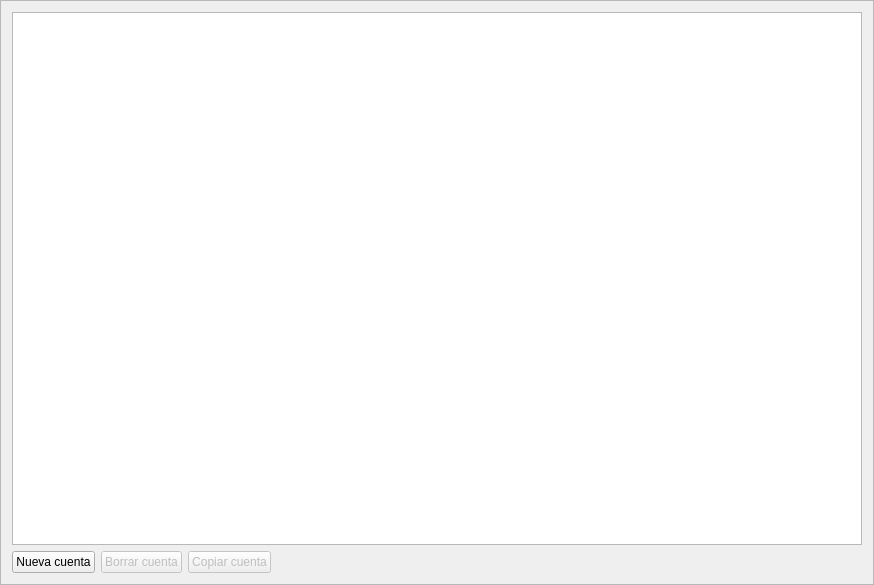
<?xml version="1.0" encoding="UTF-8"?>
<ui version="4.0">
 <class>AddressBookFrame</class>
 <widget class="QFrame" name="AddressBookFrame">
  <property name="geometry">
   <rect>
    <x>0</x>
    <y>0</y>
    <width>874</width>
    <height>585</height>
   </rect>
  </property>
  <property name="windowTitle">
   <string>Frame</string>
  </property>
  <property name="frameShape">
   <enum>QFrame::StyledPanel</enum>
  </property>
  <property name="frameShadow">
   <enum>QFrame::Raised</enum>
  </property>
  <layout class="QVBoxLayout" name="verticalLayout">
   <item>
    <widget class="QTreeView" name="m_addressBookView"/>
   </item>
   <item>
    <layout class="QHBoxLayout" name="horizontalLayout">
     <item>
      <widget class="QPushButton" name="m_addAddressButton">
       <property name="text">
        <string>Nueva cuenta</string>
       </property>
       <property name="icon">
        <iconset resource="../../resources.qrc">
         <normaloff>:/icons/add</normaloff>:/icons/add</iconset>
       </property>
      </widget>
     </item>
     <item>
      <widget class="QPushButton" name="m_deleteAddressButton">
       <property name="enabled">
        <bool>false</bool>
       </property>
       <property name="text">
        <string>Borrar cuenta</string>
       </property>
       <property name="icon">
        <iconset resource="../../resources.qrc">
         <normaloff>:/icons/remove</normaloff>:/icons/remove</iconset>
       </property>
      </widget>
     </item>
     <item>
      <widget class="QPushButton" name="m_copyAddressButton">
       <property name="enabled">
        <bool>false</bool>
       </property>
       <property name="text">
        <string>Copiar cuenta</string>
       </property>
       <property name="icon">
        <iconset resource="../../resources.qrc">
         <normaloff>:/icons/copy</normaloff>:/icons/copy</iconset>
       </property>
      </widget>
     </item>
     <item>
      <spacer name="horizontalSpacer">
       <property name="orientation">
        <enum>Qt::Horizontal</enum>
       </property>
       <property name="sizeHint" stdset="0">
        <size>
         <width>40</width>
         <height>20</height>
        </size>
       </property>
      </spacer>
     </item>
    </layout>
   </item>
  </layout>
 </widget>
 <resources>
  <include location="../../resources.qrc"/>
 </resources>
 <connections>
  <connection>
   <sender>m_addAddressButton</sender>
   <signal>clicked()</signal>
   <receiver>AddressBookFrame</receiver>
   <slot>addClicked()</slot>
   <hints>
    <hint type="sourcelabel">
     <x>53</x>
     <y>556</y>
    </hint>
    <hint type="destinationlabel">
     <x>436</x>
     <y>292</y>
    </hint>
   </hints>
  </connection>
  <connection>
   <sender>m_deleteAddressButton</sender>
   <signal>clicked()</signal>
   <receiver>AddressBookFrame</receiver>
   <slot>deleteClicked()</slot>
   <hints>
    <hint type="sourcelabel">
     <x>148</x>
     <y>556</y>
    </hint>
    <hint type="destinationlabel">
     <x>436</x>
     <y>292</y>
    </hint>
   </hints>
  </connection>
  <connection>
   <sender>m_copyAddressButton</sender>
   <signal>clicked()</signal>
   <receiver>AddressBookFrame</receiver>
   <slot>copyClicked()</slot>
   <hints>
    <hint type="sourcelabel">
     <x>243</x>
     <y>556</y>
    </hint>
    <hint type="destinationlabel">
     <x>436</x>
     <y>292</y>
    </hint>
   </hints>
  </connection>
 </connections>
 <slots>
  <slot>addClicked()</slot>
  <slot>deleteClicked()</slot>
  <slot>copyClicked()</slot>
 </slots>
</ui>
